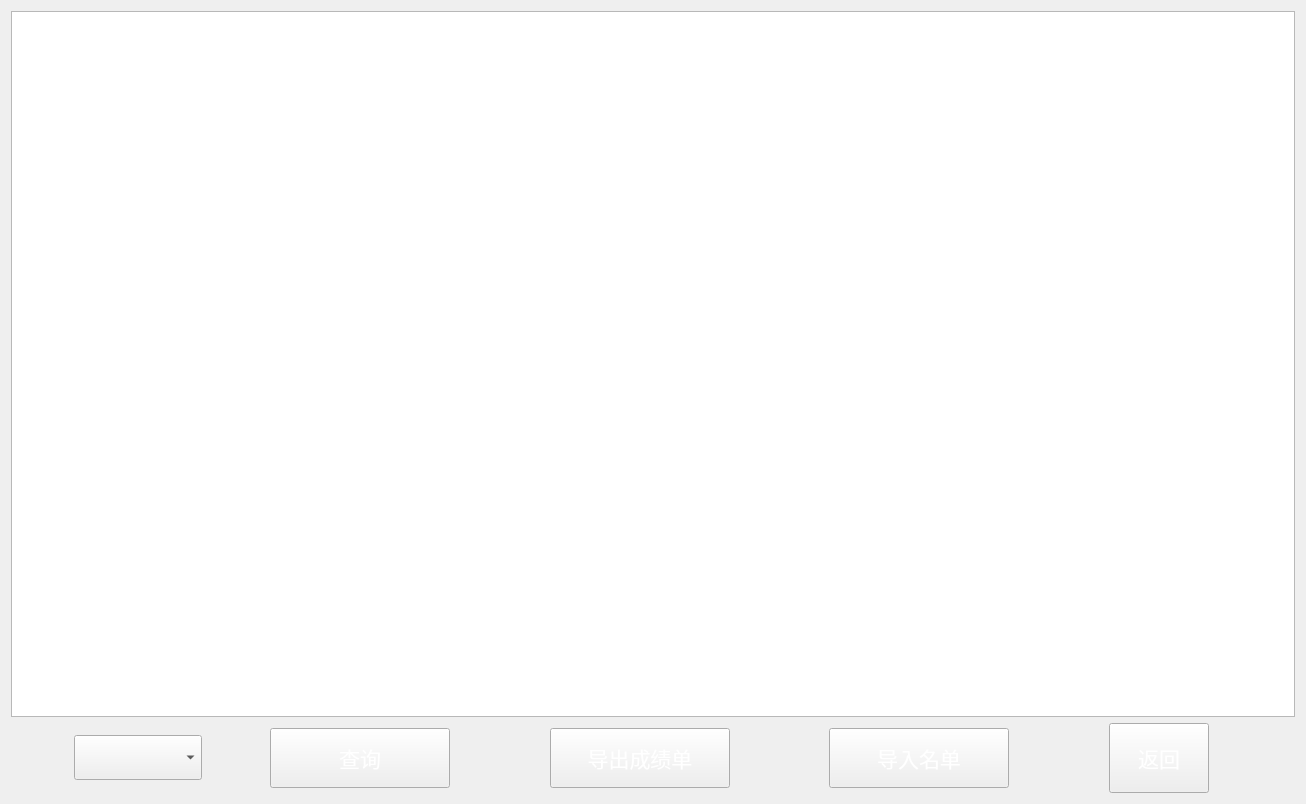
<?xml version="1.0" encoding="UTF-8"?>
<ui version="4.0">
 <class>t_Get</class>
 <widget class="QWidget" name="t_Get">
  <property name="geometry">
   <rect>
    <x>0</x>
    <y>0</y>
    <width>1306</width>
    <height>804</height>
   </rect>
  </property>
  <property name="windowTitle">
   <string>Form</string>
  </property>
  <layout class="QGridLayout" name="gridLayout">
   <item row="1" column="6">
    <spacer name="horizontalSpacer_2">
     <property name="orientation">
      <enum>Qt::Horizontal</enum>
     </property>
     <property name="sizeHint" stdset="0">
      <size>
       <width>87</width>
       <height>20</height>
      </size>
     </property>
    </spacer>
   </item>
   <item row="1" column="8">
    <spacer name="horizontalSpacer_3">
     <property name="orientation">
      <enum>Qt::Horizontal</enum>
     </property>
     <property name="sizeHint" stdset="0">
      <size>
       <width>88</width>
       <height>20</height>
      </size>
     </property>
    </spacer>
   </item>
   <item row="1" column="9">
    <widget class="QPushButton" name="pushButton_3">
     <property name="minimumSize">
      <size>
       <width>100</width>
       <height>70</height>
      </size>
     </property>
     <property name="font">
      <font>
       <family>黑体</family>
       <pointsize>16</pointsize>
       <weight>50</weight>
       <bold>false</bold>
      </font>
     </property>
     <property name="cursor">
      <cursorShape>PointingHandCursor</cursorShape>
     </property>
     <property name="styleSheet">
      <string notr="true">border-image: url(:/image/picture/新修改按钮-蓝色.png);
color: rgb(255, 255, 255);</string>
     </property>
     <property name="text">
      <string>返回</string>
     </property>
    </widget>
   </item>
   <item row="1" column="5">
    <widget class="QPushButton" name="pushButton">
     <property name="minimumSize">
      <size>
       <width>180</width>
       <height>60</height>
      </size>
     </property>
     <property name="font">
      <font>
       <family>黑体</family>
       <pointsize>16</pointsize>
      </font>
     </property>
     <property name="cursor">
      <cursorShape>PointingHandCursor</cursorShape>
     </property>
     <property name="styleSheet">
      <string notr="true">border-image: url(:/image/picture/新修改按钮-蓝色.png);
color: rgb(255, 255, 255);</string>
     </property>
     <property name="text">
      <string>导出成绩单</string>
     </property>
    </widget>
   </item>
   <item row="1" column="4">
    <spacer name="horizontalSpacer">
     <property name="orientation">
      <enum>Qt::Horizontal</enum>
     </property>
     <property name="sizeHint" stdset="0">
      <size>
       <width>88</width>
       <height>20</height>
      </size>
     </property>
    </spacer>
   </item>
   <item row="1" column="7">
    <widget class="QPushButton" name="pushButton_2">
     <property name="minimumSize">
      <size>
       <width>180</width>
       <height>60</height>
      </size>
     </property>
     <property name="font">
      <font>
       <family>黑体</family>
       <pointsize>16</pointsize>
       <weight>50</weight>
       <bold>false</bold>
      </font>
     </property>
     <property name="cursor">
      <cursorShape>PointingHandCursor</cursorShape>
     </property>
     <property name="styleSheet">
      <string notr="true">border-image: url(:/image/picture/新修改按钮-蓝色.png);
color: rgb(255, 255, 255);</string>
     </property>
     <property name="text">
      <string>导入名单</string>
     </property>
    </widget>
   </item>
   <item row="1" column="10">
    <spacer name="horizontalSpacer_4">
     <property name="orientation">
      <enum>Qt::Horizontal</enum>
     </property>
     <property name="sizeHint" stdset="0">
      <size>
       <width>80</width>
       <height>20</height>
      </size>
     </property>
    </spacer>
   </item>
   <item row="1" column="3">
    <widget class="QPushButton" name="pushButton_4">
     <property name="minimumSize">
      <size>
       <width>180</width>
       <height>60</height>
      </size>
     </property>
     <property name="font">
      <font>
       <family>黑体</family>
       <pointsize>16</pointsize>
      </font>
     </property>
     <property name="cursor">
      <cursorShape>PointingHandCursor</cursorShape>
     </property>
     <property name="mouseTracking">
      <bool>false</bool>
     </property>
     <property name="styleSheet">
      <string notr="true">border-image: url(:/image/picture/新修改按钮-蓝色.png);
color: rgb(255, 255, 255);</string>
     </property>
     <property name="text">
      <string>查询</string>
     </property>
    </widget>
   </item>
   <item row="1" column="1">
    <widget class="QComboBox" name="comboBox">
     <property name="font">
      <font>
       <family>黑体</family>
       <pointsize>20</pointsize>
      </font>
     </property>
    </widget>
   </item>
   <item row="1" column="2">
    <spacer name="horizontalSpacer_5">
     <property name="orientation">
      <enum>Qt::Horizontal</enum>
     </property>
     <property name="sizeHint" stdset="0">
      <size>
       <width>40</width>
       <height>20</height>
      </size>
     </property>
    </spacer>
   </item>
   <item row="1" column="0">
    <spacer name="horizontalSpacer_6">
     <property name="orientation">
      <enum>Qt::Horizontal</enum>
     </property>
     <property name="sizeHint" stdset="0">
      <size>
       <width>40</width>
       <height>20</height>
      </size>
     </property>
    </spacer>
   </item>
   <item row="0" column="0" colspan="11">
    <widget class="QTableWidget" name="tableWidget"/>
   </item>
  </layout>
 </widget>
 <resources/>
 <connections/>
</ui>
